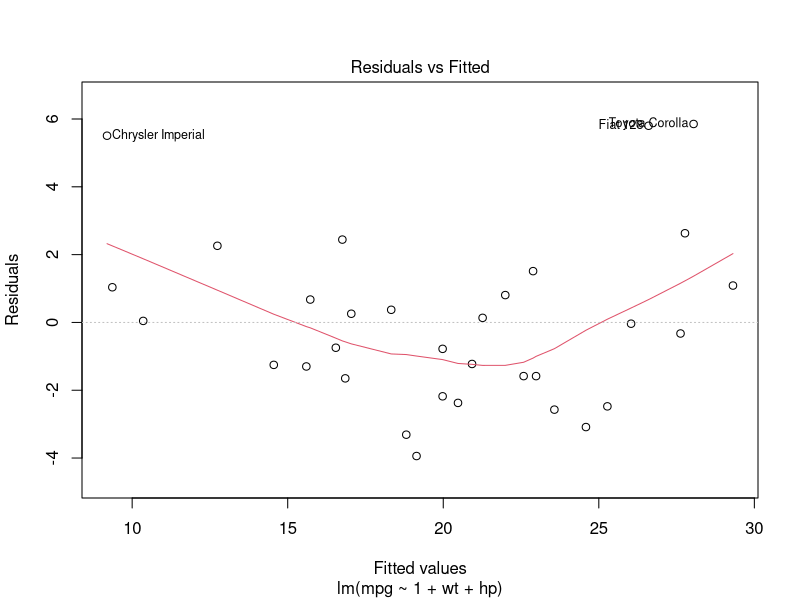
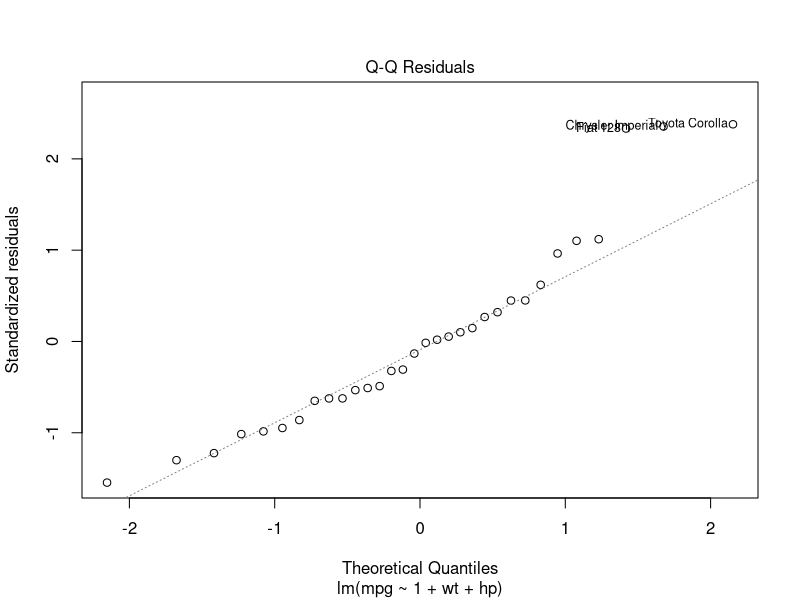
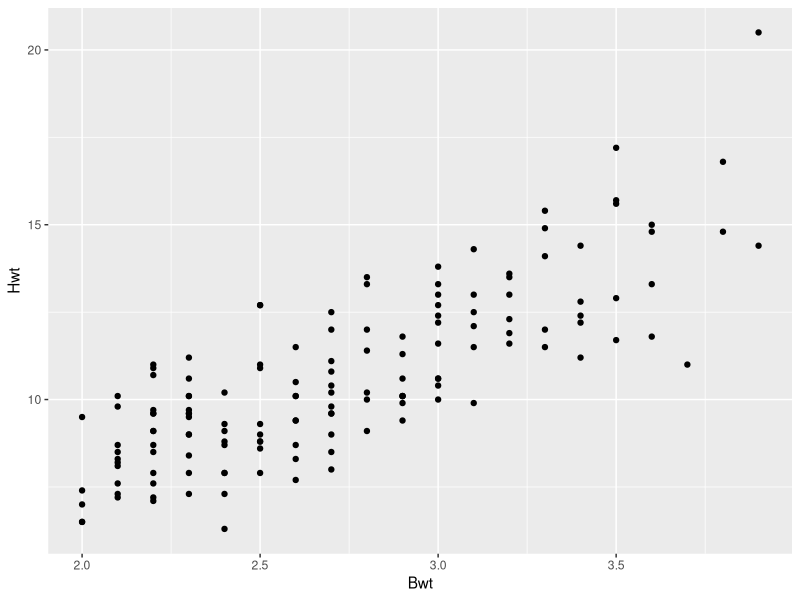
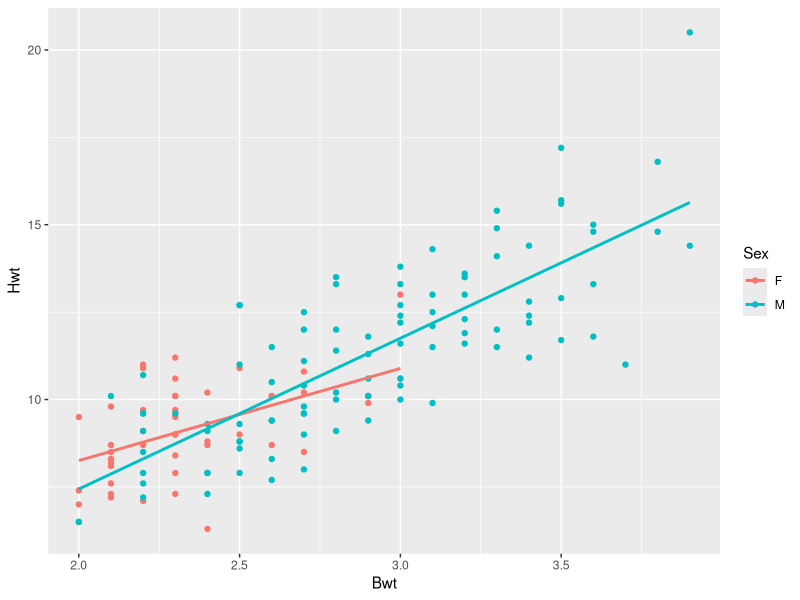

Write R code to recreate these figures, in order.
## ---- chunk 1
lm.mtcars = lm(mpg ~ 1 + wt + hp, data = mtcars)

plot(lm.mtcars,ask=F,which=1:2)
## ---- chunk 2
summary(lm.mtcars)
## ---- chunk 3
confint(lm.mtcars, level = .95)
## ---- chunk 4
library(tidyverse)
library(MASS)
head(cats)
## ---- chunk 5

ggplot(cats, aes(x=Bwt, y=Hwt)) +
  geom_point()

## ---- chunk 6

cats_lm = lm(Hwt ~ 1 + Bwt, data = cats)
summary(cats_lm)

## ---- chunk 7

ggplot(cats, aes(x=Bwt, y=Hwt, color = Sex)) +
  geom_point() +
  geom_smooth(method='lm', formula='y~1+x', se=FALSE )


## ---- chunk 8

cats_inter <- lm( Hwt ~ 1 + Bwt + Sex + Bwt:Sex, data=cats);
summary(cats_inter)

